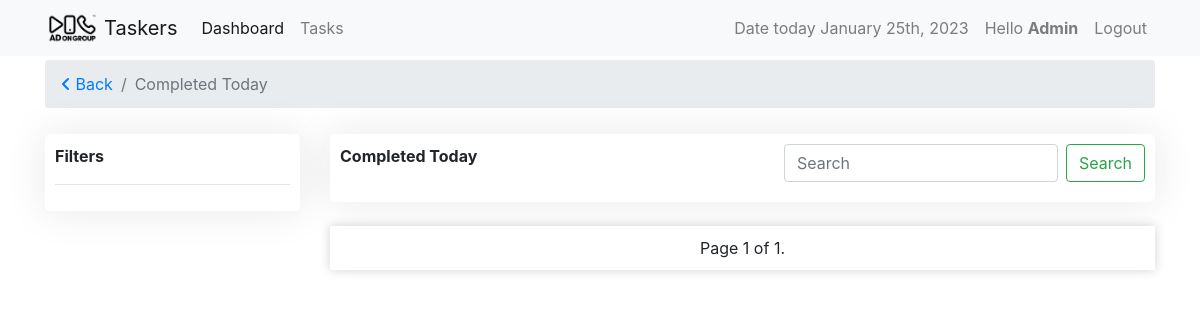
The app's page /tasks/completed-today (signed in), older data.
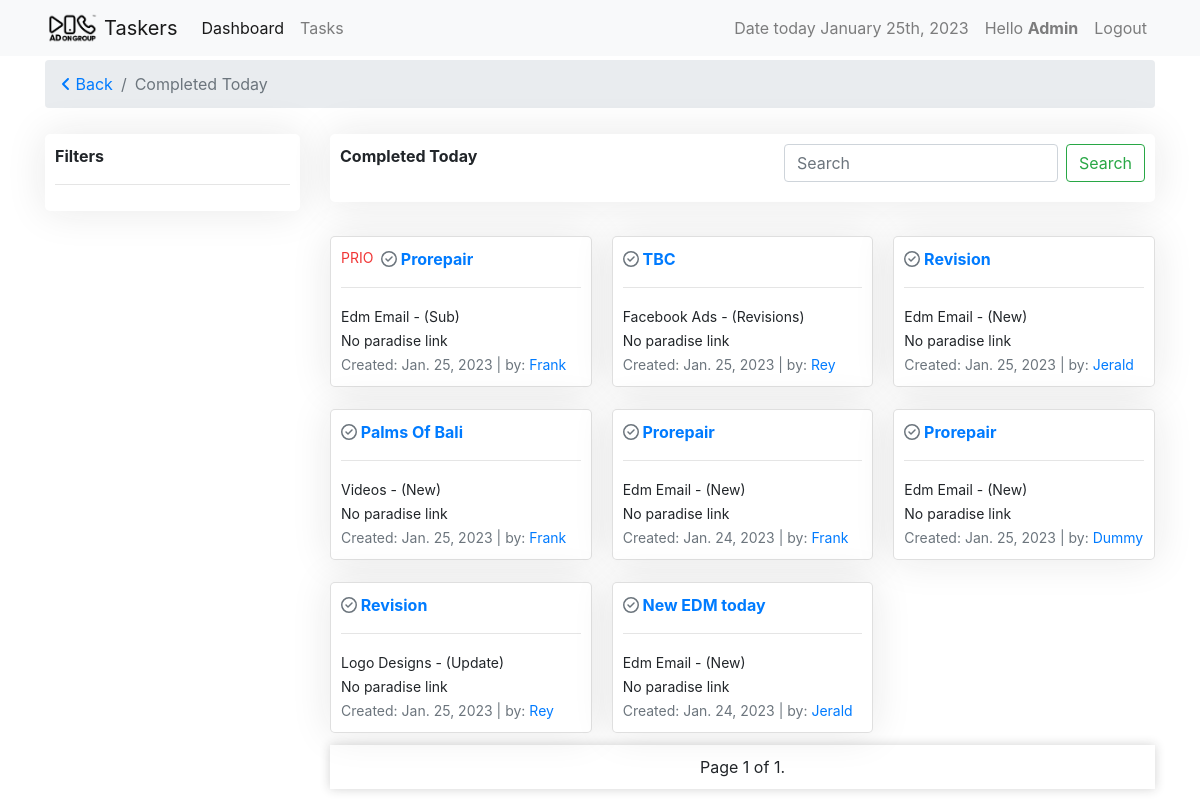
The same page, newer data.
### tasks/models.py (models this page shows, shortened)
class Task(models.Model):
    slug = models.SlugField(unique=True, null=True, blank=True)
    user = models.ForeignKey(settings.AUTH_USER_MODEL,
                             on_delete=models.CASCADE, verbose_name='designers')
    task_type = models.ForeignKey(
        TaskType, on_delete=models.CASCADE, default=1)
    task_category = models.ForeignKey(
        TaskCategory, on_delete=models.CASCADE, default=1)
    name = models.CharField(max_length=120, verbose_name="Client name")
    paradise_link = models.URLField(
        blank=True, null=True, verbose_name="task link")
    check_list_link = models.URLField(
        max_length=120, verbose_name='check list link', blank=True, null=True)
    is_priority = models.BooleanField(
        default=False, verbose_name="Is Task Priority?", help_text="Checked if task is priority.")
    is_done = models.BooleanField(default=False, verbose_name="Is Task Completed?",
                                  help_text="Note: Checked if you're done.")
    created = models.DateTimeField(auto_now_add=True)
    updated = models.DateTimeField(auto_now=True)
    class Meta:
        ordering = ['-is_priority', 'is_done', '-updated', '-created']

class BaseTime(models.Model):
    created = models.DateTimeField(auto_now_add=True)
    updated = models.DateTimeField(auto_now=True)

class TaskCategory(BaseTime, models.Model):
    name = models.CharField(max_length=120, unique=True)
    task_point = models.FloatField(default=0.0)
    class Meta:
        verbose_name_plural = "Task Categories"
    def __str__(self):
        return self.name

class TaskType(BaseTime, models.Model):
    name = models.CharField(max_length=60)
    task_point = models.FloatField(default=0.0)
    def __str__(self):
        return self.name

### tasks/views.py (the view, shortened to what this page needs)
# urls.py: path('completed-today', views.CompletedTodayView.as_view(), name="completedtoday"),
class CompletedTodayView(View):
    today = timezone.now()
    yesterday = today - timezone.timedelta(days=1)
    template_name = 'tasks_filter_template.html'
    def get(self, request, *args, **kwargs):
        if request.user.is_superuser:
            tasks = Task.objects.filter(updated__date=self.today.date()).filter(is_done=True)
        else:
            tasks = Task.objects.filter(user=request.user).filter(updated__date=self.today.date()).filter(is_done=True)
        query = request.GET.get('q')
        paginator = Paginator(tasks, 12)
        page_number = request.GET.get('page')
        page_obj = paginator.get_page(page_number)
        context = {'tasks': tasks, 'title': 'completed today', 'page_obj': page_obj,}
        return render(request, self.template_name, context)

### tasks/templates/tasks_filter_template.html (shortened to what this page needs)
{% extends 'base.html' %}
{% load crispy_forms_tags %}
{% block content %}
<nav aria-label="breadcrumb">
    <ol class="breadcrumb">
      <li class="breadcrumb-item"><a href="{{request.META.HTTP_REFERER}}"><i class="fa-solid fa-angle-left"></i> Back</a></li>
      <li class="breadcrumb-item active" aria-current="page">{{ title|title }}</li>
    </ol>
</nav>
{% include 'includes/tasks_filter.html' %}
{% endblock %}

### tasks/templates/includes/tasks_filter.html (shortened to what this page needs)
{% load crispy_forms_tags %}
<div class="row">
    <div class="col-sm-3">
        <div class="card-container">
            <strong>Filters</strong>
            <hr>
        </div>
    </div>
    <div class="col-sm-9">
        <div class="mb-4">
            <div class="card-container">
                <strong>{{ title|title }}</strong>
                <form class="form-inline my-2 my-lg-0 float-right">
                    <input class="form-control mr-sm-2" type="search" placeholder="Search" aria-label="Search" name="q" value="{{ request.GET.q }}">
                    <button class="btn btn-outline-success my-2 my-sm-0" type="submit">Search</button>
                </form>
                <br>
                <br>
            </div>
        </div>
        <div class="card-columns">
            {% for task in page_obj %}
            {% if task %}
            <div class="card card-container">
                <div>
                    <strong>
                        {% if task.is_priority %}
                            <small class="float-left" style="color: rgba(238, 27, 27, 0.884);">
                                PRIO
                            </small>
                        {% endif %}
                        {% if task.is_done %}
                            <i class="fa-regular fa-circle-check text-muted"></i>
                        {% endif %}
                        <a href="{% url 'taskers:taskdetail' task.slug %}">
                            {{ task.name|truncatechars:"20" }}
                        </a>
                    </strong>
                    <hr>
                    <small>
                        {{ task.task_category|title }} - ({{ task.task_type|title }})
                        <br>
                        {% if task.paradise_link %}
                        <a href="{{ task.paradise_link }}"> -- > View in paradise</a>
                        {% else %}
                        No paradise link
                        {% endif %}
                    </small>
                    <br>
                </div>
                <div>
                    <small class="text-muted">Created: {{task.created|date}} | by:
                        {% if request.user.is_superuser %}
                        <a href="{% url 'dashboards:userdetails' task.user.username %}">{{ task.user.username|title }}</a>
                        {% else %}
                        {{ task.user.username|title }}
                        {% endif %}
                    </small>
                </div>
            </div>
            {% else %}
                {{ empty }}
            {% endif %}
            {% endfor %}
        </div>
        <div class="mypagination mb-3">
            <span class="step-links">
                <span class="current">
                    Page {{ page_obj.number }} of {{ page_obj.paginator.num_pages }}.
                </span>
            </span>
        </div>
    </div>
</div>

Row changes from the older to the newer data that the page shows:
added Task: is_priority "PRIO", is_done True (drawn), name "Prorepair", task_category "Edm Email", task_type "Sub", shows "No paradise link", created "Jan. 25, 2023", user.username "Frank"
added Task: is_done True (drawn), name "Palms Of Bali", task_category "Videos", task_type "New", shows "No paradise link", created "Jan. 25, 2023", user.username "Frank"
added Task: is_done True (drawn), name "Revision", task_category "Logo Designs", task_type "Update", shows "No paradise link", created "Jan. 25, 2023", user.username "Rey"
added Task: is_done True (drawn), name "TBC", task_category "Facebook Ads", task_type "Revisions", shows "No paradise link", created "Jan. 25, 2023", user.username "Rey"
now on this page (row edited): Task: is_done True (drawn), name "Prorepair", task_category "Edm Email", task_type "New", shows "No paradise link", created "Jan. 24, 2023", user.username "Frank"
now on this page (row edited): Task: is_done True (drawn), name "New EDM today", task_category "Edm Email", task_type "New", shows "No paradise link", created "Jan. 24, 2023", user.username "Jerald"
added Task: is_done True (drawn), name "Revision", task_category "Edm Email", task_type "New", shows "No paradise link", created "Jan. 25, 2023", user.username "Jerald"
added Task: is_done True (drawn), name "Prorepair", task_category "Edm Email", task_type "New", shows "No paradise link", created "Jan. 25, 2023", user.username "Dummy"
